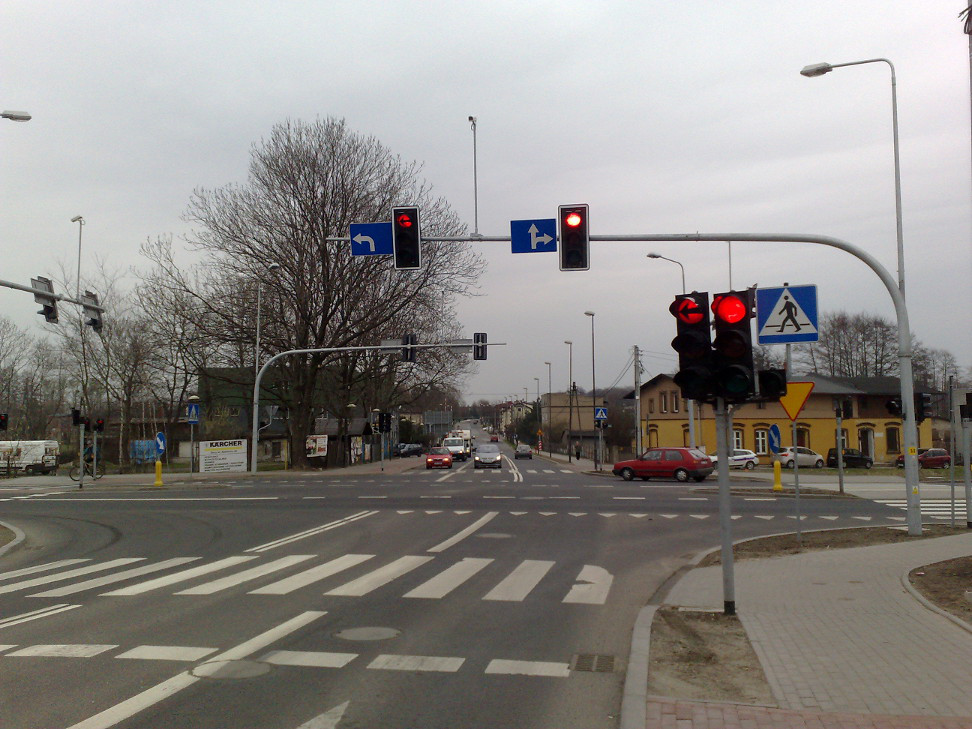
#> input picture images/t1.png, 972 x 729 px
$ python -i traffic_lights.py   (imports and definitions only)
#> lines starting #> are read from the running program, lines starting #| are printed output that depends on the picture; after the words box and inside, x2 and y2 are one past the last pixel; in counts of white or black regions, pixels touching at a corner belong together
#> further down, picture is the input picture: shape (729, 972, 3); mean B, G, R 132.5, 136.2, 139.3
# Krzysztof Fabiszak 122553
# Mateusz Głowacki 122555

import numpy as np
import cv2
from PIL import Image

passesRank = 0.6*0.6
imageCounter = 0

loaded = 0

def adjust_gamma(image, gamma=1.0):
#> called with gamma = 0.8
    invGamma = 1.0 / gamma
    table = np.array([((i / 255.0) ** invGamma) * 255
                      for i in np.arange(0, 256)]).astype("uint8")
    return cv2.LUT(image, table)
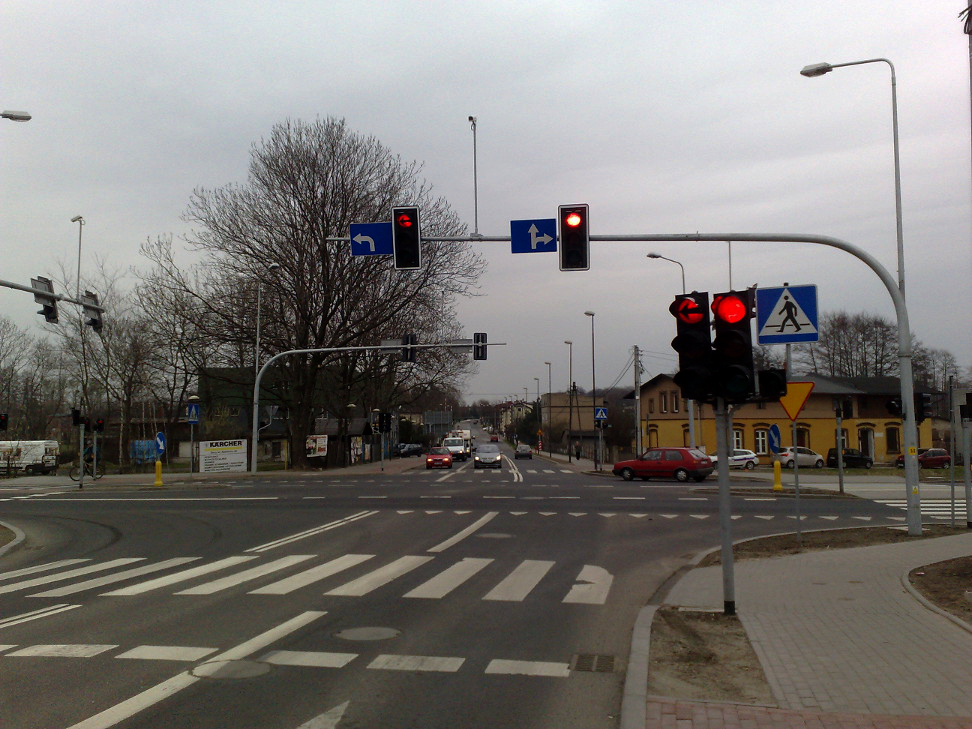
#> returned value: shape (729, 972, 3); mean of channels 0, 1, 2 117.4, 120.7, 123.7; drawn as B, G, R

def loadImage(name):
    image = cv2.imread('images/' + name + '.png')
    return image

def JPG2PNG(name):
    im = Image.open('images/'+name+'.jpg')
    im.save('images/'+name+'.png')

def transformImage(image):
    gammaImage = adjust_gamma(image, 0.8)
    gray = cv2.cvtColor(image, cv2.COLOR_BGR2GRAY)
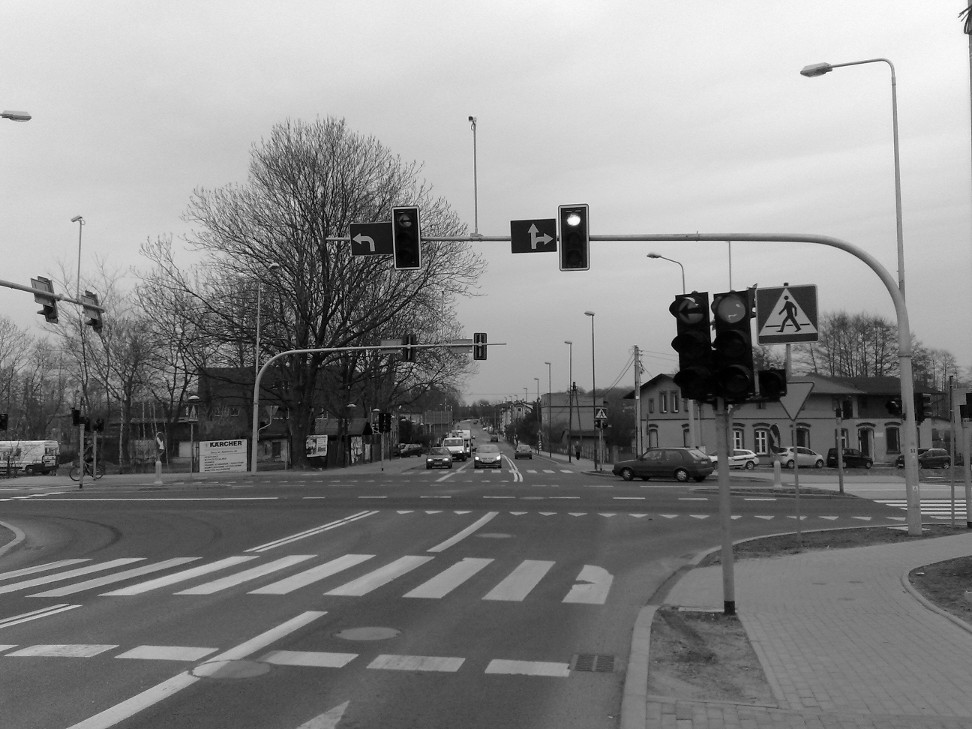
#> gray: shape (729, 972); min 0, max 255, mean 136.7
    hsv = cv2.cvtColor(gammaImage, cv2.COLOR_BGR2HSV)
#> hsv: shape (729, 972, 3); mean H, S, V 63.3, 39.7, 126.5

    edged = cv2.Canny(gray, 50, 150)
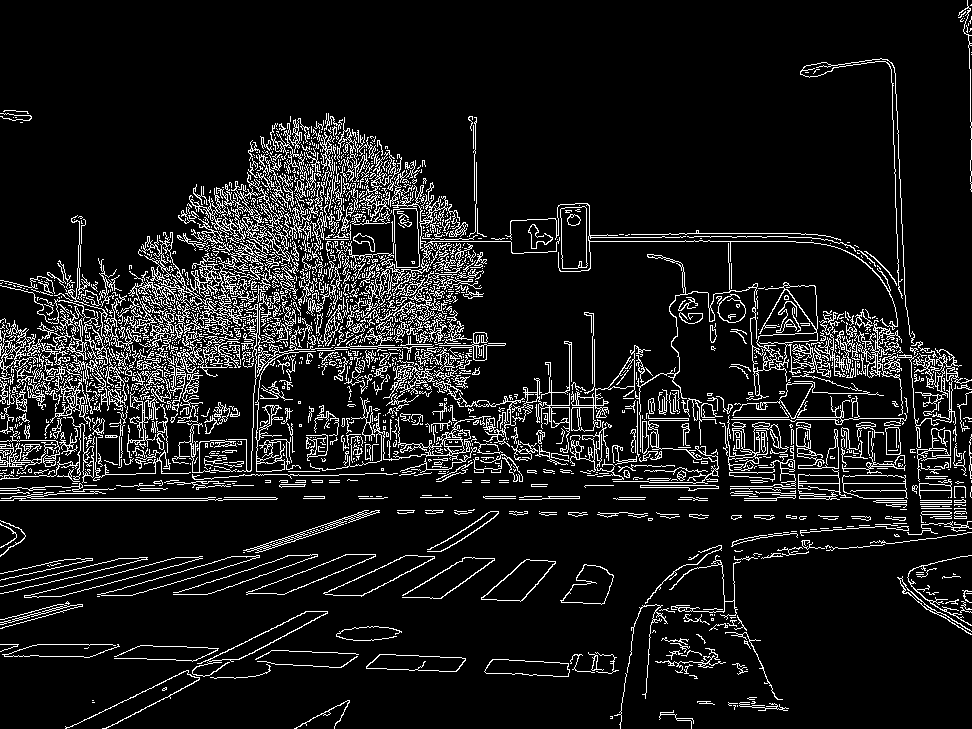
#> edged: shape (729, 972); 10.2% white in thin lines or dots
    circles = cv2.HoughCircles(edged, cv2.HOUGH_GRADIENT, 1, 10, param1=100, param2=25, minRadius=5, maxRadius=25)
#> circles = 38 rows, first 8: [269.5, 447.5, 24.4], [35.5, 453.5, 24.4], [352.5, 336.5, 24.4], [227.5, 457.5, 19.9], [454.5, 258.5, 22.2], [761.5, 441.5, 20], [733.5, 307.5, 24.4], [124.5, 331.5, 21.1]
    circles = np.uint16(np.around(circles))
#> circles = 38 rows, first 8: [270, 448, 24], [36, 454, 24], [352, 336, 24], [228, 458, 20], [454, 258, 22], [762, 442, 20], [734, 308, 24], [124, 332, 21]
    return circles, hsv

def difColor(color1, color2):
    treshH = 20
    return (abs(color1[0] - color2[0]) < treshH)

# [84 lines left out: functions colorTestGreenHSV, colorTestRedHSV, detectLights, interaction, start, not called in this run]

#JPG2PNG('t51') //konwersja JPG do PNG

# [12 lines not run here, left out]

>>> import cv2
>>> picture = cv2.imread('images/t1.png')
>>> result = transformImage(picture)

$ run again, on images/t13.png
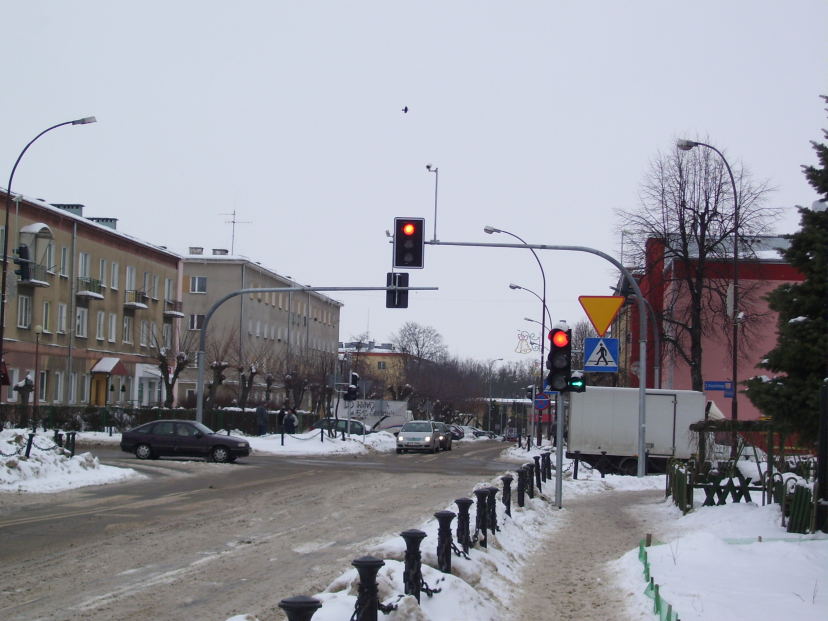
#> input picture images/t13.png, 1656 x 1242 px (shown at 1/2 size)
#> picture is the input picture: shape (1242, 1656, 3); mean B, G, R 157.6, 149.6, 148.5
#> in adjust_gamma, `return cv2.LUT(image, table)`:
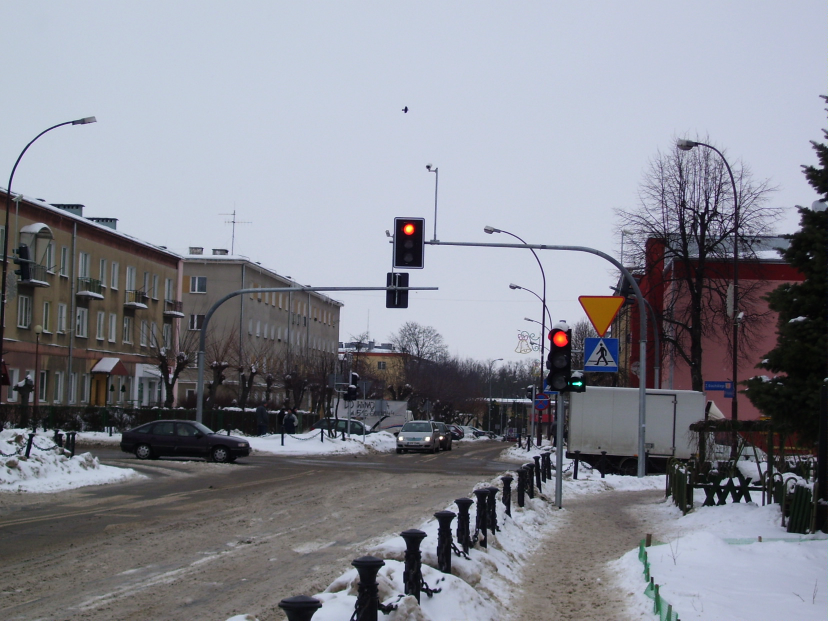
#> returned value: shape (1242, 1656, 3) (shown at 1/2 size); mean of channels 0, 1, 2 144.5, 135.2, 133.4; drawn as B, G, R
#> hsv: shape (1242, 1656, 3); mean H, S, V 97.2, 37.7, 147.7
#> in transformImage, `edged = cv2.Canny(gray, 50, 150)`:
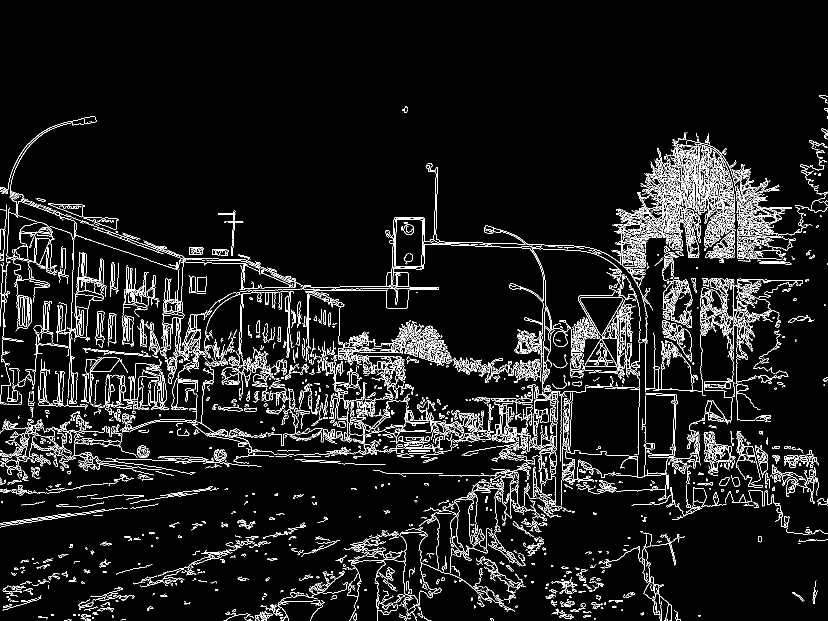
#> edged: shape (1242, 1656) (shown at 1/2 size); 6.7% white in thin lines or dots, all inside (x1, y1, x2, y2) = (0, 190, 1656, 1242)
#> in transformImage, `circles = cv2.HoughCircles(edged, cv2.HOUGH_GRADIENT, 1, 10, param1=10..`: circles = 39 rows, first 8: [1089.5, 857.5, 24.4], [1453.5, 406.5, 20], [1431.5, 456.5, 24.4], [720.5, 815.5, 20], [1411.5, 310.5, 23.3], [882.5, 883.5, 24.4], [1369.5, 309.5, 18.8], [1261.5, 497.5, 18.8]
#> in transformImage, `circles = np.uint16(np.around(circles))`: circles = 39 rows, first 8: [1090, 858, 24], [1454, 406, 20], [1432, 456, 24], [720, 816, 20], [1412, 310, 23], [882, 884, 24], [1370, 310, 19], [1262, 498, 19]

$ run again, on images/t14.png
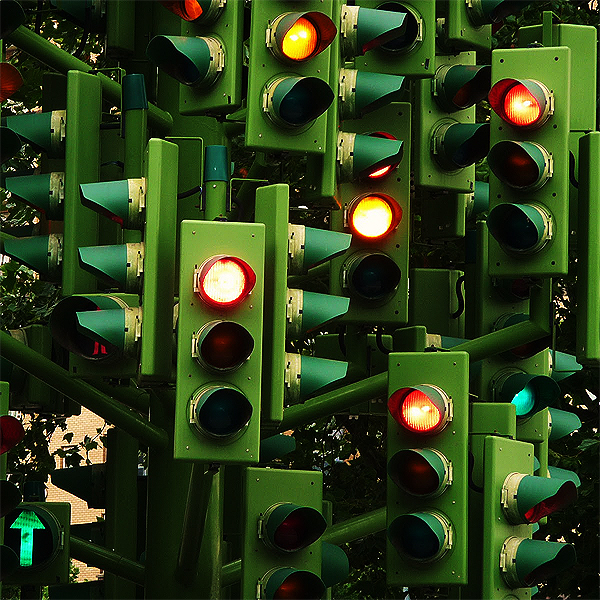
#> input picture images/t14.png, 600 x 600 px
#> picture is the input picture: shape (600, 600, 3); mean B, G, R 24.8, 61.4, 44.4
#> in transformImage, `gray = cv2.cvtColor(image, cv2.COLOR_BGR2GRAY)`:
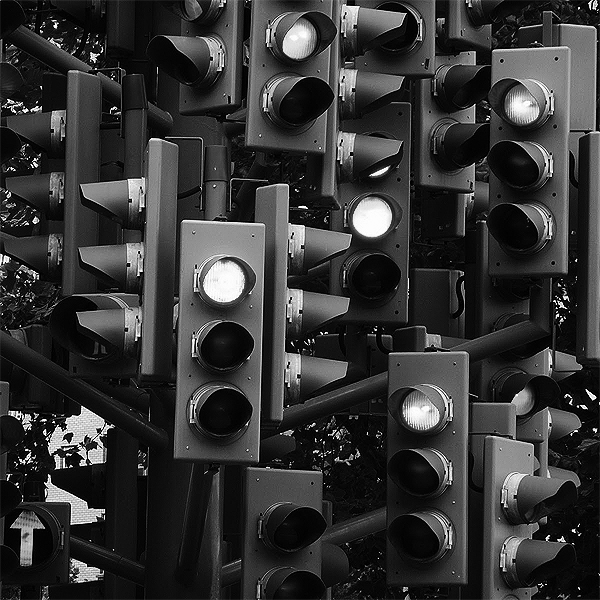
#> gray: shape (600, 600); min 0, max 255, mean 52.1
#> hsv: shape (600, 600, 3); mean H, S, V 46.4, 198.8, 52.2
#> in transformImage, `edged = cv2.Canny(gray, 50, 150)`:
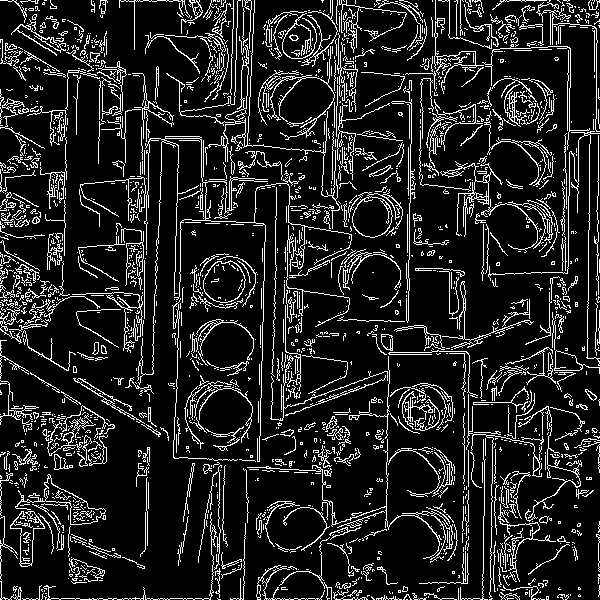
#> edged: shape (600, 600); 13.3% white in thin lines or dots
#> in transformImage, `circles = cv2.HoughCircles(edged, cv2.HOUGH_GRADIENT, 1, 10, param1=10..`: circles = [[298.5, 35.5, 23.3], [420.5, 408.5, 23.3], [223.5, 279.5, 21.1], [374.5, 213.5, 24.4], [527.5, 98.5, 21], [510.5, 508.5, 21.1], [475.5, 21.5, 21.1], [281.5, 95.5, 23.3], [37.5, 527.5, 18.8], [68.5, 439.5, 16.6], [412.5, 415.5, 13.2], [294.5, 45.5, 11.8]]
#> in transformImage, `circles = np.uint16(np.around(circles))`: circles = [[298, 36, 23], [420, 408, 23], [224, 280, 21], [374, 214, 24], [528, 98, 21], [510, 508, 21], [476, 22, 21], [282, 96, 23], [38, 528, 19], [68, 440, 17], [412, 416, 13], [294, 46, 12]]

$ run again, on images/t15.png
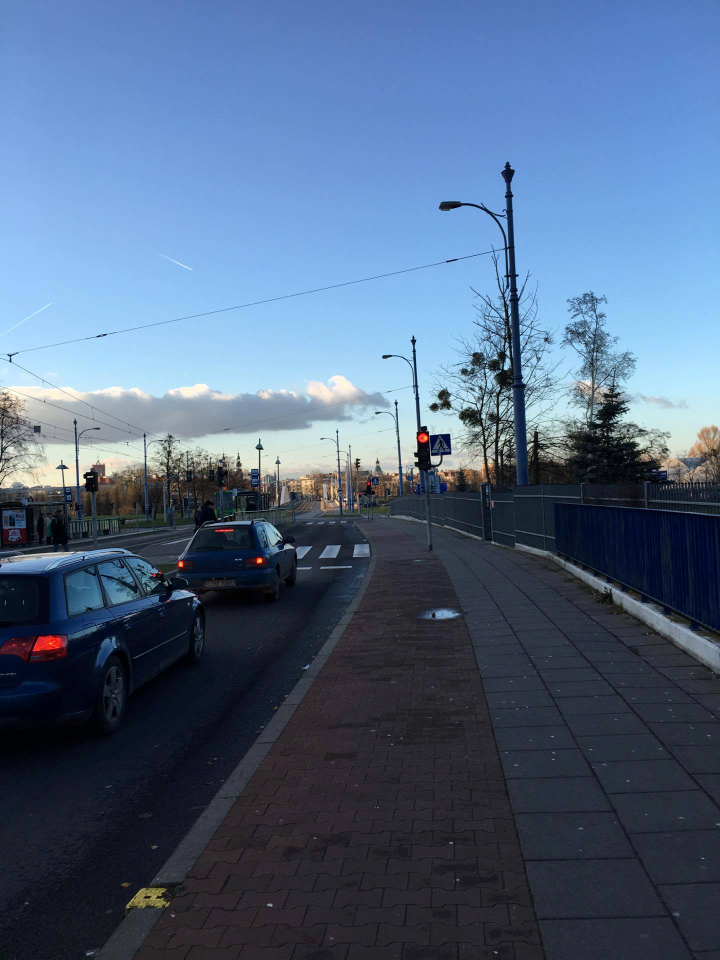
#> input picture images/t15.png, 1440 x 1920 px (shown at 1/2 size)
#> picture is the input picture: shape (1920, 1440, 3); mean B, G, R 129.5, 101.5, 80.3
#> in transformImage, `gray = cv2.cvtColor(image, cv2.COLOR_BGR2GRAY)`:
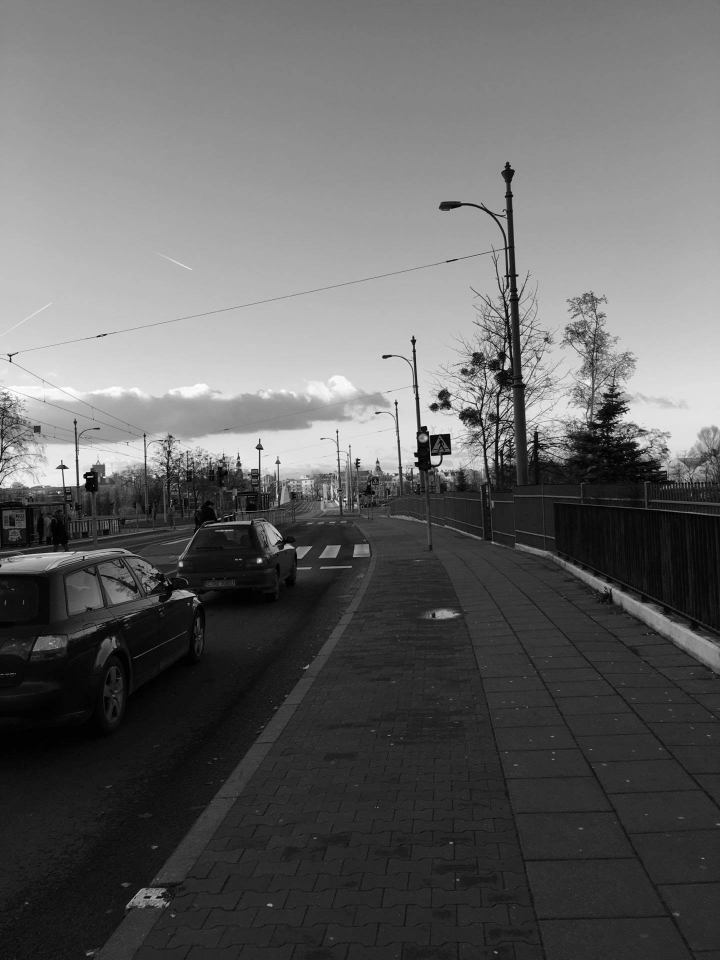
#> gray: shape (1920, 1440) (shown at 1/2 size); min 0, max 255, mean 98.3
#> hsv: shape (1920, 1440, 3); mean H, S, V 108.3, 117.9, 118.4
#> in transformImage, `edged = cv2.Canny(gray, 50, 150)`:
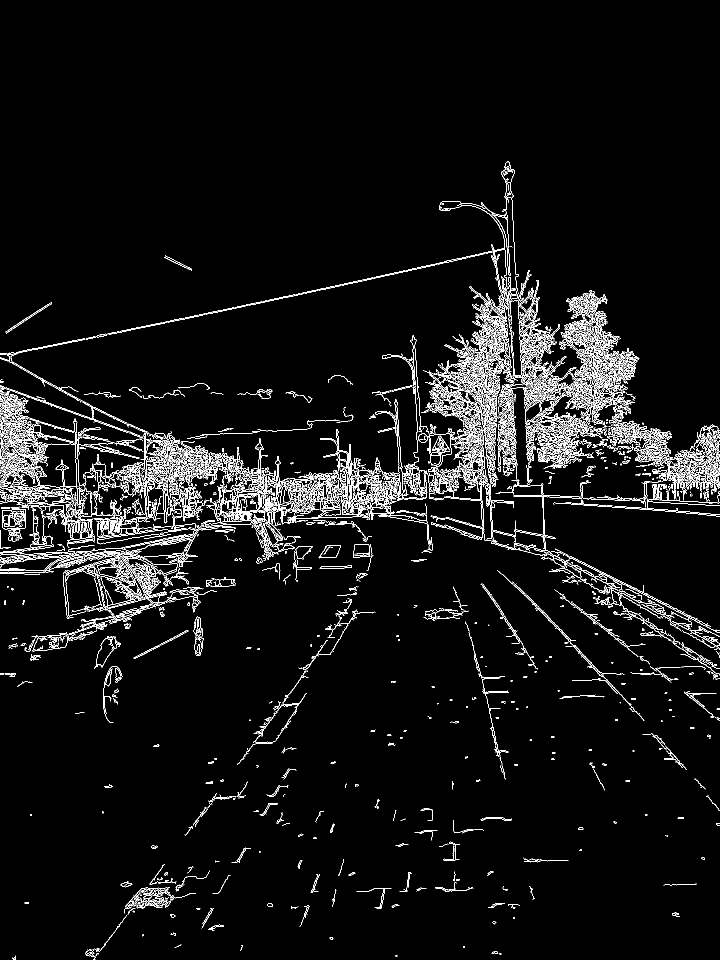
#> edged: shape (1920, 1440) (shown at 1/2 size); 4.6% white in thin lines or dots, all inside (x1, y1, x2, y2) = (0, 323, 1440, 1920)
#> in transformImage, `circles = cv2.HoughCircles(edged, cv2.HOUGH_GRADIENT, 1, 10, param1=10..`: circles = 48 rows, first 8: [842.5, 963.5, 24.4], [591.5, 986.5, 24.4], [348.5, 998.5, 23.3], [197.5, 1052.5, 23.3], [177.5, 958.5, 23.3], [460.5, 1010.5, 22.2], [661.5, 1022.5, 19.9], [174.5, 1057.5, 18.8]
#> in transformImage, `circles = np.uint16(np.around(circles))`: circles = 48 rows, first 8: [842, 964, 24], [592, 986, 24], [348, 998, 23], [198, 1052, 23], [178, 958, 23], [460, 1010, 22], [662, 1022, 20], [174, 1058, 19]
